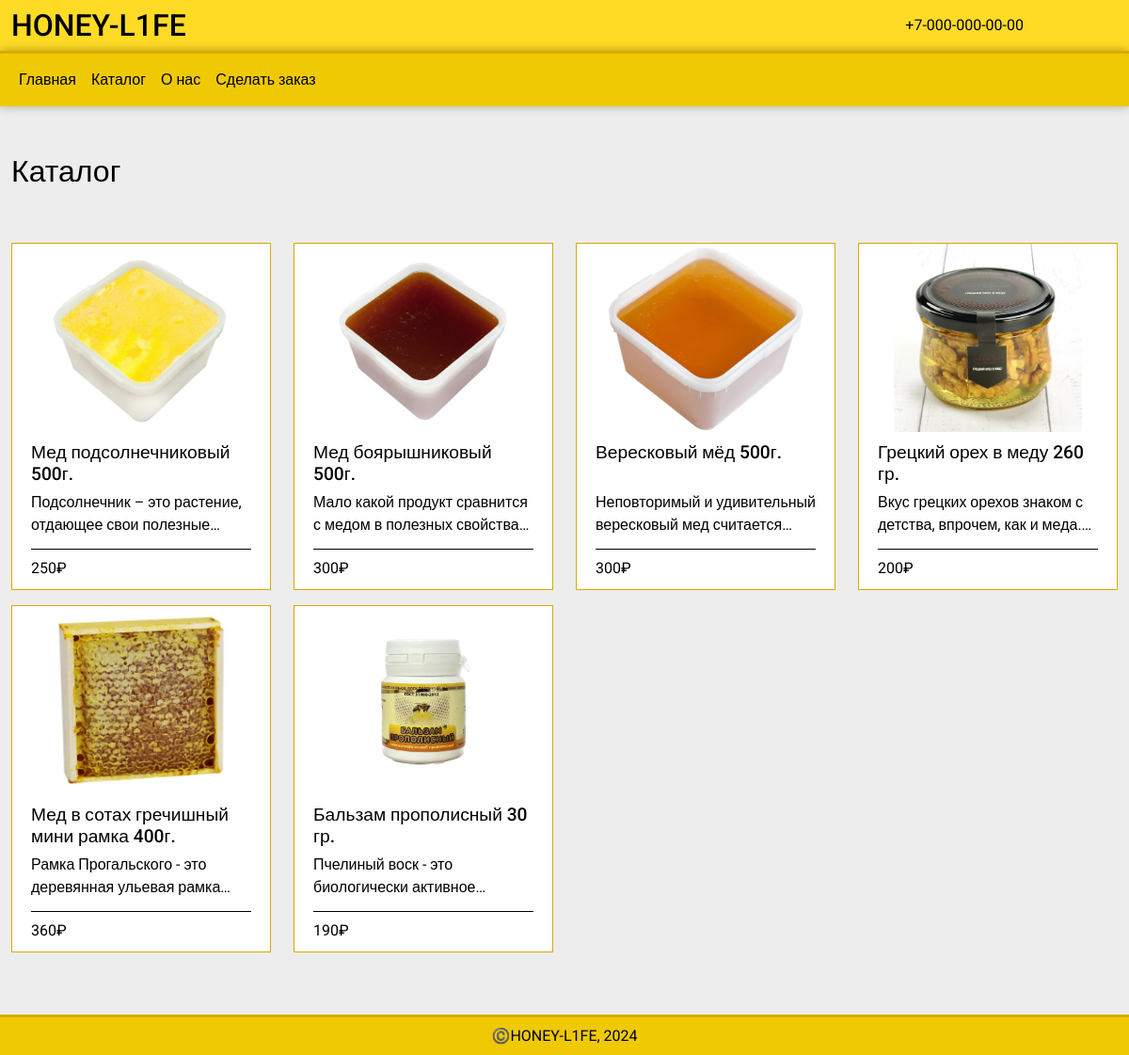
Page /catalog/ on the committed database.
### main/models.py (models this page shows, shortened)
class Product(models.Model):
    name = models.CharField(max_length=100)
    price = models.IntegerField()
    description = models.CharField(max_length=200)
    image = models.ImageField(blank=True, upload_to='png')

### main/views.py (the view)
# urls.py: path('catalog/', catalog, name='catalog'),
def catalog(request):
    page_obj = items = Product.objects.all()
    item_name = request.GET.get('search')
    if item_name != '' and item_name is not None:
        page_obj = items.filter(name__icontains=item_name)
    paginator = Paginator(items, 100)
    page_number = request.GET.get('page')
    page_obj = paginator.get_page(page_number)
    context = {
        'page_obg': page_obj
    }
    return render(request, 'main/catalog.html', context)

### main/templates/main/catalog.html (shortened to what this page needs)
{% extends 'main/layout.html' %}
{% block content %}
    <section class="">
        <div class="container-fluid">
            <div class="row mb-5">
                <div class="col-12">
                    <h2 class="section-title">
                        <span>Каталог</span>
                    </h2>
                </div>
            </div>
            <div class="row">
                {% for item in page_obg %}
                <div class="col-lg-3 col-md-4 col-sm-6 mb-3">
                    <div class="product-card">
                        <div class="product-thumb">
                            <a href="{% url 'main:detail' item.id %}"><img src="{{item.image.url}}" alt=""></a>
                        </div>
                        <div class="product-name">
                            <h4>
                                <a href="{% url 'main:detail' item.id %}">{{item.name}} </a>
                            </h4>
                            <p class="product-description">
                                {{item.description}}
                            </p>
                            <div class="product-details  d-flex justify-content-between">
                                <div class="product-price">
                                    {{item.price}}₽
                                </div>
                            </div>
                        </div>
                    </div>
                </div>
                {% endfor %}
            </div>
        </div>
    </section>
{% endblock %}

### main/templates/main/layout.html (shortened to what this page needs)
<!doctype html>
{% load static %}
<html lang="en">
<head>
    <link rel="stylesheet" href="https://libs.cdnjs.net/font-awesome/6.5.1/css/all.css">
    <link href="https://cdn.jsdelivr.net/npm/bootstrap@5.3.0/dist/css/bootstrap.min.css" rel="stylesheet">
    <link rel="stylesheet" href="{% static 'main/css/style.css' %}">
</head>
<body>
    <div class="wrapper">
        <header class="header py-2">
            <div class="container-fluid">
                <div class="row">
                    <div class="col-6 col-lg-6">
                        <a href="{% url 'main:home' %}" class="header-logo h2">Honey-L1fe</a>
                    </div>
                    <div class="col-lg-5 d-none d-lg-block">
                        <div class="header-number d-flex align-items-center h-100 justify-content-end">
                            <a href="tel:+70000000000" class="ms-2">+7-000-000-00-00</a>
                        </div>
                    </div>
                    <div class="col-6 col-lg-1">
                        <div class="header-contacts d-flex justify-content-end align-items-center h-100">
                        </div>
                    </div>
                </div>
            </div>
        </header>
        <nav class="navbar navbar-expand-lg navbar-light sticky-top" style="background-color: #f0c905">
            <div class="container-fluid">
                <div class="offcanvas offcanvas-start" id="offcanvasNavbar" tabindex="-1" aria-labelledby="offcanvasNavbarLabel">
                    <div class="offcanvas-body">
                        <ul class="navbar-nav me-auto mb-2 mb-lg-0">
                            <li class="nav-item">
                                <a class="nav-link active" aria-current="page" href="{% url 'main:home' %}">Главная</a>
                            </li>
                            <li class="nav-item">
                                <a class="nav-link active" aria-current="page" href="{% url 'main:catalog' %}">Каталог</a>
                            </li>
                            <li class="nav-item">
                                <a class="nav-link active" aria-current="page" href="{% url 'main:about-us' %}">О нас</a>
                            </li>
                            <li class="nav-item">
                                <a class="nav-link active" aria-current="page" href="{% url 'main:order' %}">Сделать заказ</a>
                            </li>
                        </ul>
                    </div>
                </div>
            </div>
        </nav>
        <main class="main">
            {% block content %}
            {% endblock %}
        </main>
        <footer class="footer py-2">
            ©️HONEY-L1FE, 2024
        </footer>
    </div>
</body>
</html>

### main/static/main/css/style.css (style rules this page uses)
:root { --bg-color: #ededed; --dark-yellow-color: #d9aa00; --light-yellow-color: #ffdb26; --yellow-color: #f0c905; --gray-color: #ccc; --text-color: #000; }
html, body { height: 100%; }
body { min-width: 320px; margin: 0px; font-family: "Roboto", sans-serif; background-color: var(--bg-color); color: var(--text-color); }
footer { background-color: var(--yellow-color); border-top: 3px solid var(--dark-yellow-color); text-align: center; }
a { color: var(--text-color); text-decoration: none; }
.wrapper { min-height: 100%; display: flex; flex-direction: column; }
main.main { flex: 1 1 auto; }
section { padding: 50px 0px; }
.header { background-color: var(--light-yellow-color); }
.header-contacts { list-style: none }
.header-logo { text-decoration: none; text-transform: uppercase; transition: all .3s; }
.navbar { border-top: 3px solid var(--dark-yellow-color); box-shadow: 0 0 10px rgba(0, 0, 0, .3); }
.product-card { transition: all .3s; border: 1px solid var(--dark-yellow-color); background-color: #fff; position: relative; }
.product-thumb { text-align: center; }
.product-thumb img { max-height: 200px; }
.product-name { padding: 10px 20px; }
.product-name h4 { font-size: 1.2rem; }
.product-name h4 a { height: 45px; overflow: hidden; display: -webkit-box; -webkit-line-clamp: 2; -webkit-box-orient: vertical; text-decoration: none; }
.product-description { display: -webkit-box; -webkit-line-clamp: 2; -webkit-box-orient: vertical; height: 45px; overflow: hidden; }
.product-details { border-top: 1px solid var(--text-color); padding-top: 0.5rem; }

### rows in the picture
Product: image (picture), name "Мед подсолнечниковый 500г.", description "Подсолнечник – это растение, отдающее свои…", price "250"
Product: image (picture), name "Мед боярышниковый 500г.", description "Мало какой продукт сравнится с медом в полезных…", price "300"
Product: image (picture), name "Вересковый мёд 500г.", description "Неповторимый и удивительный вересковый мед…", price "300"
Product: image (picture), name "Грецкий орех в меду 260 гр.", description "Вкус грецких орехов знаком с детства, впрочем, как и…", price "200"
Product: image (picture), name "Мед в сотах гречишный мини рамка 400г.", description "Рамка Прогальского - это деревянная ульевая…", price "360"
Product: image (picture), name "Бальзам прополисный 30 гр.", description "Пчелиный воск - это биологически…", price "190"
